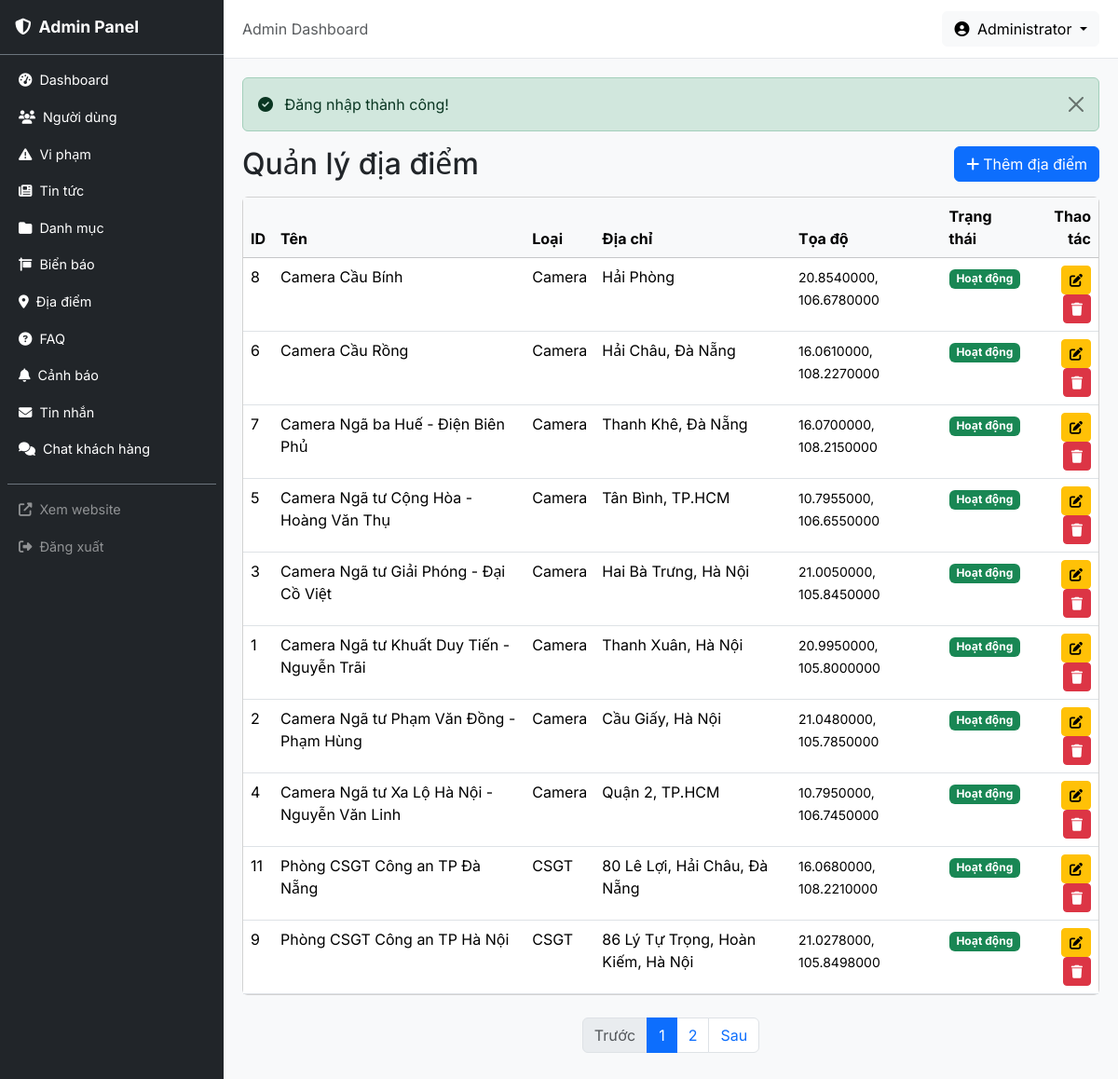
Page /admin/locations (signed in) on the committed database.
### tables this page shows
CREATE TABLE locations (
    id INT AUTO_INCREMENT PRIMARY KEY,
    name VARCHAR(255) NOT NULL,
    type ENUM('camera','csgt','toll','inspection') NOT NULL,
    address VARCHAR(500) NULL,
    latitude DECIMAL(10,7) NOT NULL DEFAULT 0,
    longitude DECIMAL(10,7) NOT NULL DEFAULT 0,
    description TEXT NULL,
    status TINYINT NOT NULL DEFAULT 1,
    created_at DATETIME NOT NULL DEFAULT CURRENT_TIMESTAMP,
    updated_at DATETIME NULL ON UPDATE CURRENT_TIMESTAMP,
    INDEX idx_type (type),
    INDEX idx_status (status)
);

### app/core/Controller.php (called while the page is built, shortened)
<?php
class Controller
{
    protected function view(string $view, array $data = [], string $layout = 'client'): void
    {
        extract($data);
        $viewPath = __DIR__ . '/../views/' . $view . '.php';
        require $viewPath;
    }
}

### app/controllers/admin/LocationController.php (called while the page is built, shortened)
<?php
class LocationController extends Controller
{
    public function index(): void
    {
        $model = new Location();
        $page = (int)($this->input('page', 1));
        $data = $model->paginate($page, 10, [], 'name ASC');
        $data['title'] = 'Quản lý địa điểm';
        $data['baseUrl'] = '/admin/locations';
        $this->view('admin/locations/index', $data, 'admin');
    }
}

### public/index.php (called while the page is built, shortened)
<?php
spl_autoload_register(function (string $class): void {
    $prefix = 'App\\';
    $baseDir = __DIR__ . '/../app/';
    $relativeClass = substr($class, strlen($prefix));
    $parts = explode('\\', $relativeClass);
    $parts[0] = strtolower($parts[0]);
    if (count($parts) > 1 && $parts[0] === 'controllers') {
        $parts[1] = strtolower($parts[1]);
    }
    $file = $baseDir . implode('/', $parts) . '.php';
});
$router = new App\Core\Router();
$uri = $_SERVER['REQUEST_URI'] ?? '/';
$method = $_SERVER['REQUEST_METHOD'] ?? 'GET';
$router->dispatch($uri, $method);

### app/core/Model.php (called while the page is built, shortened)
<?php
class Model
{
    protected PDO $db;
    protected string $table = '';
    public function __construct()
    {
        $this->db = Database::getInstance()->getConnection();
    }
    public function all(array $conditions = [], string $orderBy = '', int $limit = 0, int $offset = 0): array
    {
        $sql = "SELECT * FROM {$this->table}";
        $params = [];
        if (!empty($orderBy)) {
            $sql .= " ORDER BY {$orderBy}";
        }
        if ($limit > 0) {
            $sql .= " LIMIT {$limit}";
        }
        $stmt = $this->db->prepare($sql);
        $stmt->execute($params);
        return $stmt->fetchAll();
    }
    public function count(array $conditions = []): int
    {
        $sql = "SELECT COUNT(*) FROM {$this->table}";
        $params = [];
        $stmt = $this->db->prepare($sql);
        $stmt->execute($params);
        return (int) $stmt->fetchColumn();
    }
    public function paginate(int $page = 1, int $perPage = 10, array $conditions = [], string $orderBy = ''): array
    {
        $total = $this->count($conditions);
        $totalPages = max(1, (int) ceil($total / $perPage));
        $page = max(1, min($page, $totalPages));
        $offset = ($page - 1) * $perPage;
        $items = $this->all($conditions, $orderBy, $perPage, $offset);
        return [
            'items'      => $items,
            'total'      => $total,
            'page'       => $page,
            'per_page'   => $perPage,
            'total_pages'=> $totalPages,
            'has_next'   => $page < $totalPages,
            'has_prev'   => $page > 1,
        ];
    }
}

### app/core/Database.php (called while the page is built, shortened)
<?php
class Database
{
    private static ?Database $instance = null;
    private \PDO $pdo;
    private function __construct()
    {
        $config = require __DIR__ . '/../../config/config.php';
        $dsn = sprintf(
            'mysql:host=%s;dbname=%s;charset=%s',
            $config['db_host'],
            $config['db_name'],
            $config['db_charset']
        );
        $this->pdo = new \PDO($dsn, $config['db_user'], $config['db_pass'], [
            \PDO::ATTR_ERRMODE            => \PDO::ERRMODE_EXCEPTION,
            \PDO::ATTR_DEFAULT_FETCH_MODE => \PDO::FETCH_ASSOC,
            \PDO::ATTR_EMULATE_PREPARES   => false,
        ]);
    }
    public static function getInstance(): self
    {
        if (self::$instance === null) {
            self::$instance = new self();
        }
        return self::$instance;
    }
    public function getConnection(): \PDO
    {
        return $this->pdo;
    }
}

### app/core/Helper.php (called while the page is built, shortened)
<?php
class Helper
{
    public static function truncate(string $text, int $length = 100): string
    {
        if (mb_strlen($text) <= $length) {
            return $text;
        }
        return mb_substr($text, 0, $length) . '...';
    }
}

### app/views/admin/locations/index.php (the view, shortened to what this page needs)
<?php
require __DIR__ . '/../../partials/alerts.php';
?>
<div class="d-flex justify-content-between align-items-center mb-3">
    <h2 class="mb-0">Quản lý địa điểm</h2>
    <a href="/admin/locations/create" class="btn btn-primary"><i class="fas fa-plus me-1"></i>Thêm địa điểm</a>
</div>
<div class="card">
    <div class="card-body p-0">
        <table class="table table-hover mb-0">
            <thead class="table-light">
                <tr>
                    <th>ID</th>
                    <th>Tên</th>
                    <th>Loại</th>
                    <th>Địa chỉ</th>
                    <th>Tọa độ</th>
                    <th>Trạng thái</th>
                    <th class="text-end">Thao tác</th>
                </tr>
            </thead>
            <tbody>
                <?php if (empty($items)): ?>
                    <tr><td colspan="7" class="text-center text-muted py-3">Chưa có địa điểm nào.</td></tr>
                <?php else:
                    foreach ($items as $loc): ?>
                <tr>
                    <td><?= $loc['id'] ?></td>
                    <td><?= htmlspecialchars($loc['name'], ENT_QUOTES, 'UTF-8') ?></td>
                    <td>
                        <?php
                        $typeLabels = [
                            'camera' => 'Camera',
                            'csgt' => 'CSGT',
                            'toll' => 'Trạm thu phí',
                            'inspection' => 'Đăng kiểm',
                        ];
                        echo htmlspecialchars($typeLabels[$loc['type']] ?? $loc['type'], ENT_QUOTES, 'UTF-8');
                        ?>
                    </td>
                    <td><?= htmlspecialchars(\App\Core\Helper::truncate($loc['address'] ?? '—', 40), ENT_QUOTES, 'UTF-8') ?></td>
                    <td><small><?= htmlspecialchars($loc['latitude'], ENT_QUOTES, 'UTF-8') ?>, <?= htmlspecialchars($loc['longitude'], ENT_QUOTES, 'UTF-8') ?></small></td>
                    <td>
                        <span class="badge <?= $loc['status'] ? 'bg-success' : 'bg-secondary' ?>">
                            <?= $loc['status'] ? 'Hoạt động' : 'Ẩn' ?>
                        </span>
                    </td>
                    <td class="text-end">
                        <a href="/admin/locations/<?= $loc['id'] ?>/edit" class="btn btn-sm btn-warning" title="Sửa"><i class="fas fa-edit"></i></a>
                        <form method="POST" action="/admin/locations/<?= $loc['id'] ?>/delete" class="delete-form d-inline">
                            <button type="submit" class="btn btn-sm btn-danger" title="Xóa"><i class="fas fa-trash"></i></button>
                        </form>
                    </td>
                </tr>
                <?php endforeach; endif; ?>
            </tbody>
        </table>
    </div>
</div>
<?php
$pagination = $data; require __DIR__ . '/../../partials/pagination.php';
?>

### app/core/Router.php (shortened to what this page needs)
<?php
class Router
{
    private array $routes = [];
    private function addRoute(string $method, string $uri, string $handler): void
    {
        $pattern = preg_replace('/\{([a-zA-Z_]+)\}/', '(?P<$1>[^/]+)', $uri);
        $pattern = '#^' . $pattern . '$#';
        $this->routes[] = [
            'method'  => $method,
            'pattern' => $pattern,
            'handler' => $handler,
        ];
    }
    public function dispatch(string $uri, string $method): void
    {
        $uri = parse_url($uri, PHP_URL_PATH);
        $uri = rtrim($uri, '/') ?: '/';
        foreach ($this->routes as $route) {
            if ($route['method'] !== strtoupper($method)) {
                continue;
            }
            if (preg_match($route['pattern'], $uri, $matches)) {
                $this->params = array_filter($matches, fn($key) => is_string($key), ARRAY_FILTER_USE_KEY);
                [$controllerPath, $action] = explode('@', $route['handler']);
                $controller = new $controllerClass();
                call_user_func_array([$controller, $action], array_values($this->params));
                return;
            }
        }
    }
}

### public/assets/css/admin.css (style rules this page uses)
:root { --sidebar-width: 240px; --primary: #1a56db; --primary-dark: #1e40af; }
body { font-family: 'Inter', 'Segoe UI', Tahoma, Geneva, Verdana, sans-serif; }

### rows in the picture
locations: id "8", name "Camera Cầu Bính", type "Camera", address "Hải Phòng", latitude "20.8540000", longitude "106.6780000", status "Hoạt động"
locations: id "6", name "Camera Cầu Rồng", type "Camera", address "Hải Châu, Đà Nẵng", latitude "16.0610000", longitude "108.2270000", status "Hoạt động"
locations: id "7", name "Camera Ngã ba Huế - Điện Biên Phủ", type "Camera", address "Thanh Khê, Đà Nẵng", latitude "16.0700000", longitude "108.2150000", status "Hoạt động"
locations: id "5", name "Camera Ngã tư Cộng Hòa - Hoàng Văn Thụ", type "Camera", address "Tân Bình, TP.HCM", latitude "10.7955000", longitude "106.6550000", status "Hoạt động"
locations: id "3", name "Camera Ngã tư Giải Phóng - Đại Cồ Việt", type "Camera", address "Hai Bà Trưng, Hà Nội", latitude "21.0050000", longitude "105.8450000", status "Hoạt động"
locations: id "1", name "Camera Ngã tư Khuất Duy Tiến - Nguyễn Trãi", type "Camera", address "Thanh Xuân, Hà Nội", latitude "20.9950000", longitude "105.8000000", status "Hoạt động"
locations: id "2", name "Camera Ngã tư Phạm Văn Đồng - Phạm Hùng", type "Camera", address "Cầu Giấy, Hà Nội", latitude "21.0480000", longitude "105.7850000", status "Hoạt động"
locations: id "4", name "Camera Ngã tư Xa Lộ Hà Nội - Nguyễn Văn Linh", type "Camera", address "Quận 2, TP.HCM", latitude "10.7950000", longitude "106.7450000", status "Hoạt động"
locations: id "11", name "Phòng CSGT Công an TP Đà Nẵng", type "CSGT", address "80 Lê Lợi, Hải Châu, Đà Nẵng", latitude "16.0680000", longitude "108.2210000", status "Hoạt động"
locations: id "9", name "Phòng CSGT Công an TP Hà Nội", type "CSGT", address "86 Lý Tự Trọng, Hoàn Kiếm, Hà Nội", latitude "21.0278000", longitude "105.8498000", status "Hoạt động"
